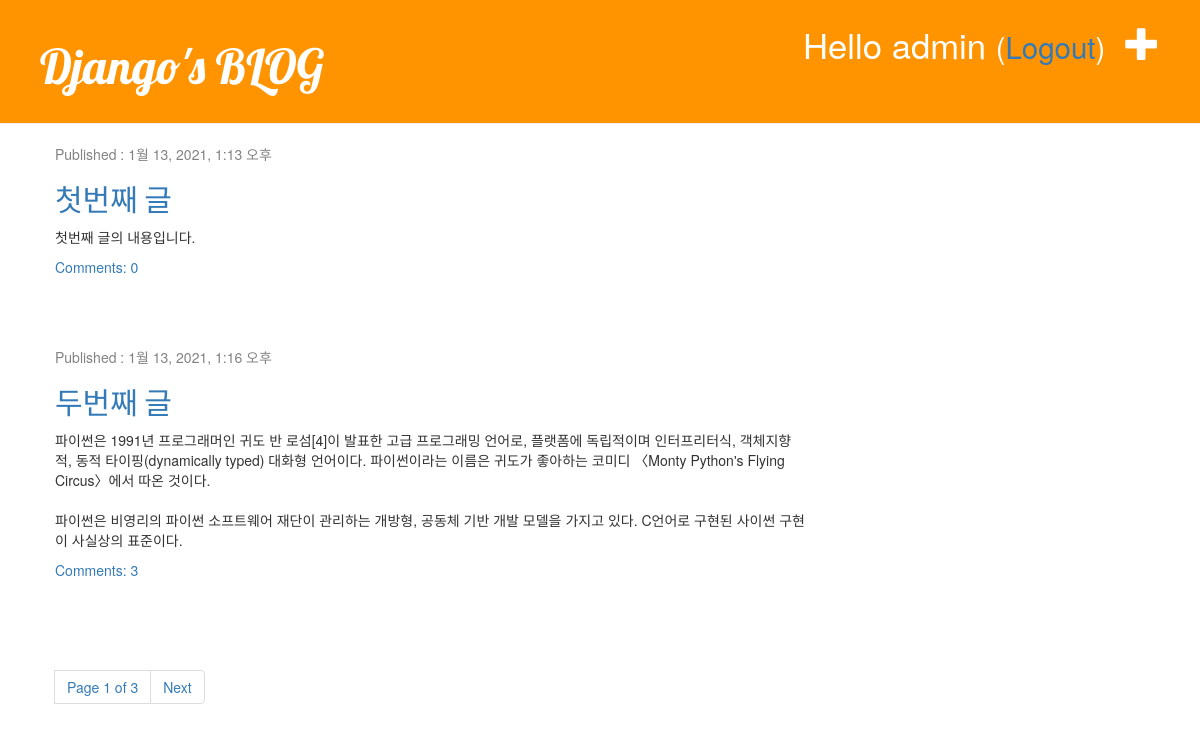
The app's page / (signed in) with its own data.
### blog/models.py (models this page shows, shortened)
class Post(models.Model):
    author = models.ForeignKey('auth.User', on_delete=models.CASCADE)
    title = models.CharField(max_length=200, validators=[min_length_3_validator])
    text = models.TextField()
    created_date = models.DateTimeField(default=timezone.now)
    published_date = models.DateTimeField(blank=True, null=True)
    def approved_comments(self):
        return self.comments.filter(approved_comment=True)

### blog/views.py (the view)
# urls.py: path('', views.post_list, name='post_list'),
def post_list(request):
    post_list = Post.objects.filter(published_date__lte=timezone.now()).order_by('published_date')
    paginator = Paginator(post_list, 2)
    page_no = request.GET.get('page')
    try:
        posts = paginator.page(page_no)
    except PageNotAnInteger:
        posts = paginator.page(1)
    except EmptyPage:
        posts = paginator.page(paginator.num_pages)
    return render(request, 'blog/post_list.html', {'posts': posts})

### blog/templates/blog/post_list.html
{% extends 'blog/base.html' %}
{% block content %}
    {% for post in posts %}
        <div class="post">
            <div class="date">
                <p>Published : {{post.published_date}}</p>
            </div>
            <h2><a href="{% url 'post_detail' pk=post.pk %}">{{post.title}}</a></h2>
            <p>{{post.text|linebreaksbr}}</p>
            <a href="{% url 'post_detail' pk=post.pk %}">Comments: {{post.approved_comments.count}}</a>
        </div>
    {% endfor %}
    {% include 'blog/post_pagination.html' with page=posts %}
{% endblock %}

### blog/templates/blog/base.html (shortened to what this page needs)
<!DOCTYPE html>
{% load static %}
<html lang="ko">
<head>
    <link rel="stylesheet" href="https://maxcdn.bootstrapcdn.com/bootstrap/3.3.2/css/bootstrap.min.css">
    <link rel="stylesheet" href="https://maxcdn.bootstrapcdn.com/bootstrap/3.3.2/css/bootstrap-theme.min.css" >
    <link rel="stylesheet" href="{% static 'css/blog.css' %}">
</head>
<body>
    <div class="page-header">
        {% if user.is_authenticated %}
            <a href="{% url 'post_new' %}" class="top-menu">
                <span class="glyphicon glyphicon-plus"></span>
            </a>
            <p class="top-menu">
                Hello {{user.username}}
                <small>(<a href="{% url 'logout' %}?next={{request.path}}">Logout</a>)</small>
            </p>
        {% else %}
            <a href="{% url 'login' %}" class="top-menu">
               <span class="glyphicon glyphicon-lock"></span>
            </a>
        {% endif %}
        <h1><a href="{% url 'post_list' %}">Django's BLOG</a></h1>
    </div>
    <div class="content container">
        <div class="row">
            <div class="col-md-8">
                {% block content %}
                {% endblock %}
            </div>
        </div>
    </div>
</body>
</html>

### blog/static/css/blog.css (style rules this page uses)
.page-header { background-color: #ff9400; margin-top: 0; padding: 20px 20px 20px 40px; }
.page-header h1, .page-header h1 a, .page-header h1 a:visited, .page-header h1 a:active { color: #ffffff; font-size: 36pt; text-decoration: none; }
.content { margin-left: 40px; }
h1, h2, h3, h4 { font-family: 'Lobster', cursive; }
.date { color: #828282; }
.top-menu, .top-menu:hover, .top-menu:visited { color: #ffffff; float: right; font-size: 26pt; margin-right: 20px; }
.post { margin-bottom: 70px; }

### records on screen
Post: published_date "1월 13, 2021, 1:13 오후", title "첫번째 글", text "첫번째 글의 내용입니다.", approved_comments.count "0"
Post: published_date "1월 13, 2021, 1:16 오후", title "두번째 글", text "파이썬은 1991년 프로그래머인 귀도 반 로섬[4]이 발표한 고급 프로그래밍 언어로, 플랫폼에 독립적이며 인터프리터식, 객체지향적, 동적 타이핑(dynamically typed) 대화형 언어이다. 파이썬이라는 이름은 귀도가 좋아하는 코미디 〈Monty Python's Flying Circus〉에서 따온 것이다. 파이썬은 비영리의 파이썬 소프트웨어 재단이 관리하는 개방형, 공동체 기반 개발 모델을 가지고 있다. C언어로 구현된 사이썬 구현이 사실상의 표준이다.", approved_comments.count "3"

### other values on screen
{{ user.username }} "admin"
{{ page.number }} "1"
{{ page.paginator.num_pages }} "3"
